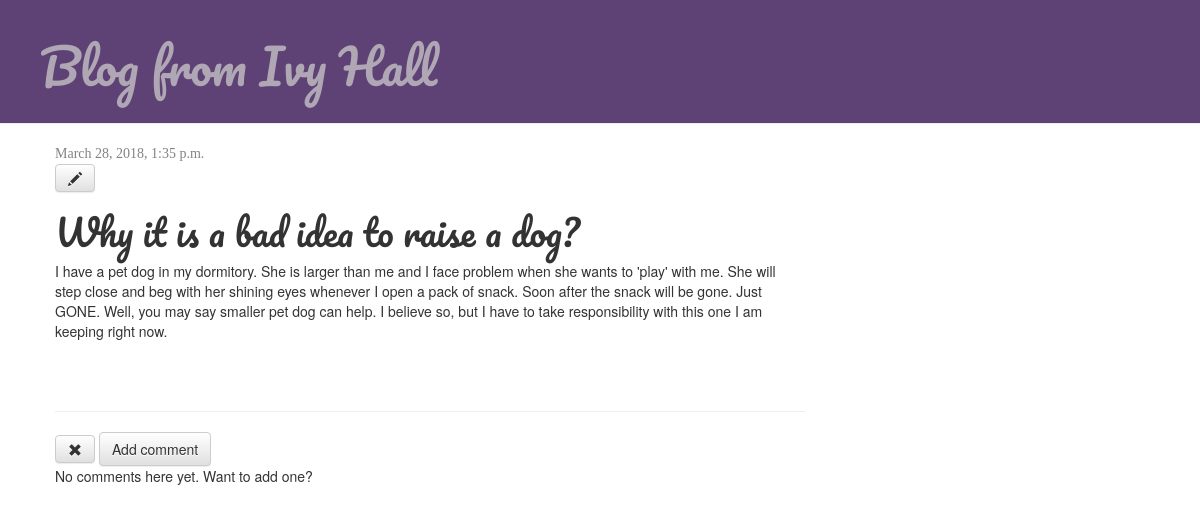
The app's page /post/2/ with its own data.
### post/models.py (models this page shows, shortened)
class Post(models.Model):
    author = models.ForeignKey('auth.User', on_delete=models.CASCADE)
    title = models.CharField(max_length=200)
    text = models.TextField()
    created_date = models.DateTimeField(
            default=timezone.now)
    published_date = models.DateTimeField(
            blank=True, null=True)

### post/views.py (the view)
# urls.py: url(r'^post/(?P<pk>\d+)/$', views.post_detail, name='post_detail'),
def post_detail(request,pk):
    post = get_object_or_404(Post, pk=pk)
    return render(request, 'post/post_detail.html', {'post':post})

### post/templates/post/post_detail.html
{% extends 'post/base.html' %}
{% block content %}
    <div class="post">
        {% if post.published_date %}
            <div class="date">
                {{ post.published_date }}
            </div>
        {% endif %}
        <a class="btn btn-default" href="{% url 'post_edit' pk=post.pk %}"><span class="glyphicon glyphicon-pencil"></span></a>
        <h1>{{ post.title }}</h1>
        <p>{{ post.text|linebreaksbr }}</p>
    </div>
    <hr>
    <a class="btn btn-default" href="{% url 'post_remove' pk=post.pk %}"><span class="glyphicon glyphicon-remove"></span></a>
    <a class="btn btn-default" href="{% url 'add_comment_to_post' pk=post.pk %}">Add comment</a>
    {% for comment in post.comments.all %}
        <div class="comment">
            <div class="date">{{ comment.created_date }}</div>
            <strong>{{ comment.author }}</strong>
            <p>{{ comment.text|linebreaks }}</p>
        </div>
    {% empty %}
        <p>No comments here yet. Want to add one? </p>
    {% endfor %}
{% endblock %}

### post/static/css/blog.css (style rules this page uses)
h1, h2, h3, h4 { font-family: 'Pacifico', cursive; }
.date { color: #828282; font-family: 'Oregano', cursive; }
.post { margin-bottom: 70px; }

### records on screen
Post: published_date "March 28, 2018, 1:35 p.m.", title "Why it is a bad idea to raise a dog?", text "I have a pet dog in my dormitory. She is larger than me and I face problem when she wants to 'play' with me. She will step close and beg with her shining eyes whenever I open a pack of snack. Soon after the snack will be gone. Just GONE. Well, you may say smaller pet dog can help. I believe so, but I have to take responsibility with this one I am keeping right now."
